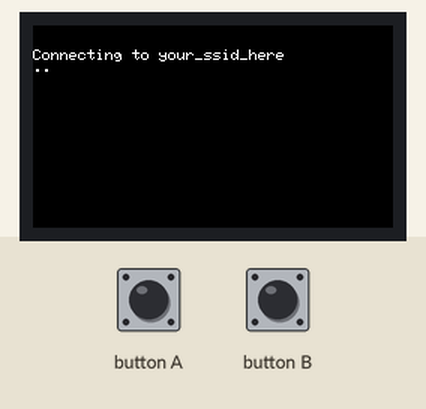
This program was run on a simulated ESP32. Parts: 240×135 colour display. WiFi joins after 1.5 s; servers stay silent unless stated; the local clock reads 2024-03-15 10:24:30 at power-on unless the program sets it.

Above: at 1.4 s.
At 1.9 s:
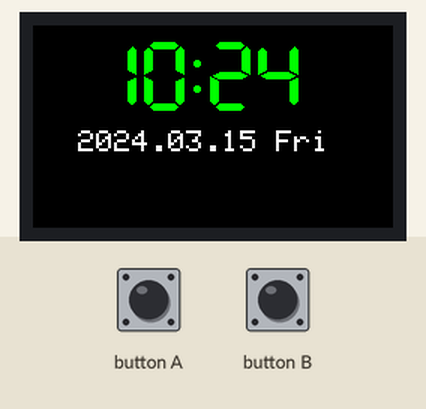
At 61.3 s:
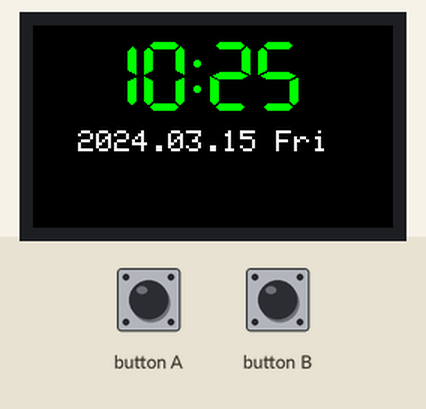
At 121.6 s:
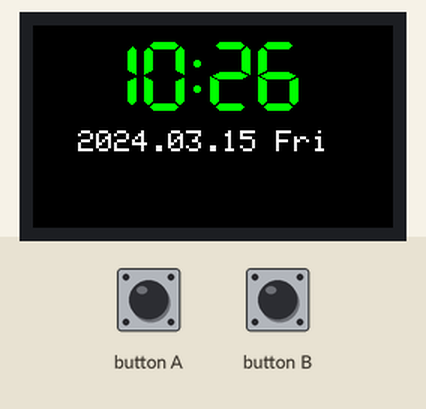

The program:

main.cpp
```cpp
// ------------------------------------------------------------
// ライブラリインクルード部 Library include section.
// ------------------------------------------------------------
#include <M5StickCPlus.h>   // M5StickC 用ライブラリ Library for M5StickC.
#include <WiFi.h>           // Wifi制御用ライブラリ Wifi control library.
#include <Preferences.h>    // 不揮発静メモリ制御ライブラリ Non-volatile static memory control library.
#include <time.h>           // 時刻制御用ライブラリ Time control library.
#include "config.h"         // 設定ファイル　Setting file.

// NTP接続情報　NTP connection information.
const char* NTPSRV          = "ntp.jst.mfeed.ad.jp";  // NTPサーバーアドレス NTP server address.
const long  GMT_OFFSET      = 9 * 3600;               // GMT-TOKYO(時差９時間）9 hours time difference.
const int   DAYLIGHT_OFFSET = 0;                      // サマータイム設定なし No daylight saving time setting

// 時刻・日付の生成　Time / date generation.
RTC_TimeTypeDef RTC_TimeStruct;                    // RTC時刻　Times of Day.
RTC_DateTypeDef RTC_DateStruct;                    // RTC日付  Date
int SMIN = 0;

// 関数プロトタイプ宣言 Function prototype declaration.
void time_sync(const char* ntpsrv, long gmt_offset, int daylight_offset);
void Clock_screen_display();

// ------------------------------------------------------------
// 時刻同期 関数　Time synchronization function.
// ------------------------------------------------------------
void time_sync(const char* ntpsrv, long gmt_offset, int daylight_offset) {

  // NTPサーバの時間とローカルの時刻を同期　Synchronize NTP server time to local time

  configTime(gmt_offset, daylight_offset, ntpsrv);// NTPの設定 Set NTP settings

  // Get local time
  struct tm timeInfo;                             // tmオブジェクトをtimeinfoとして生成 Create a tm object as timeinfo
  if (getLocalTime(&timeInfo)) {                  // timeinfoに現在時刻を格納 Get the current time in timeinfo
    // 現在時刻の格納が正常終了したら実行
    M5.Lcd.print("NTP : ");                       // LCDに表示 Show on LCD
    M5.Lcd.println(ntpsrv);                       // LCDに表示 Show on LCD

    // 時刻の取り出し
    RTC_TimeTypeDef TimeStruct;                   // 時刻格納用の構造体を生成   Create a structure for storing time
    TimeStruct.Hours   = timeInfo.tm_hour;        // 時を格納 Get hours
    TimeStruct.Minutes = timeInfo.tm_min;         // 分を格納 Get minutes
    // TimeStruct.Seconds = timeInfo.tm_sec;         // 秒を格納  Get seconds
    M5.Rtc.SetTime(&TimeStruct);                  // 時刻の書き込み Write time

    RTC_DateTypeDef DateStruct;                   // 日付格納用の構造体を生成 Create a structure for storing dates
    DateStruct.WeekDay = timeInfo.tm_wday;        // 曜日を格納 Get day of the week
    DateStruct.Month = timeInfo.tm_mon + 1;       // 月（0-11）を格納※1を足す Get month (0-11) * Add 1
    DateStruct.Date = timeInfo.tm_mday;           // 日を格納 Get day
    DateStruct.Year = timeInfo.tm_year + 1900;    // 年を格納（1900年からの経過年を取得するので1900を足す） Get elapsed years from 1900
    M5.Rtc.SetDate(&DateStruct);                  // 日付を書き込み Write date
    M5.Lcd.fillScreen(BLACK);                     // LCDを黒で塗りつぶし Fill the LCD with black
    M5.Lcd.printf("RTC %04d-%02d-%02d %02d:%02d\n",    // LCDに表示 Show on LCD
    DateStruct.Year, DateStruct.Month, DateStruct.Date,
    TimeStruct.Hours, TimeStruct.Minutes);


  }
  else {
    M5.Lcd.print("NTP Sync Error ");              // LCDに表示 Show on LCD
  }
}

// ------------------------------------------------------------
// 時計画面の表示用関数　Clock screen display function.
// ------------------------------------------------------------
void Clock_screen_display() {
  static const char *_wd[7] = {"Sun", "Mon", "Tue", "Wed", "Thr", "Fri", "Sat"}; // 曜日の定義　Definition of the day of the week.

  // 時刻・日付の取り出し　Extraction of time and date.
  M5.Rtc.GetTime(&RTC_TimeStruct);              // 時間情報の取り出し　Get time information.
  M5.Rtc.GetDate(&RTC_DateStruct);              // 日付情報の取り出し　Get date information.

  // 画面書き換え処理　Screen rewriting process.
  if (SMIN == RTC_TimeStruct.Minutes) {         // 分単位の変更がかかったかどうか確認 Check if there is a change in minutes.
    M5.Lcd.fillRect(180, 20, 190, 60, BLACK);   // 「秒」だけが変わった場合、秒表示エリアだけ書き換え Rewrite only the display area of seconds.
  } else {
    M5.Lcd.fillScreen(BLACK);                   // 「分」が変わったら画面全体を書き換え Rewrite the entire screen when the "minute" changes.
  }

  // ディスプレイに表示する時間の表示色を指定 Specify the display color of the time to be displayed on the display.
  M5.Lcd.setTextColor(GREEN);

  // 数字・文字表示部分 Number and character display part
  // 時刻表示   Time display
  M5.Lcd.setCursor(40, 10, 7);                 //x,y,font 7:48ピクセル7セグ風フォント 7: 48 pixel 7-segment style font
  M5.Lcd.setTextSize(1);
  M5.Lcd.printf("%02d:%02d", RTC_TimeStruct.Hours, RTC_TimeStruct.Minutes); // 時分を表示 Hours and minutes display

  // 日付表示
  M5.Lcd.setTextSize(2);                       // 文字サイズを2に設定 Set the character size to 2
  M5.Lcd.setTextColor(WHITE);                 //日付表示文字だけ白色の文字色にする Set the text color to white only for the date display text
  M5.Lcd.setCursor(30, 70, 1);                //x,y,font 1:Adafruit 8ピクセルASCIIフォント 1: Adafruit 8 pixel ASCII font
  M5.Lcd.printf("%d.%02d.%02d %s\n", RTC_DateStruct.Year, RTC_DateStruct.Month, RTC_DateStruct.Date, _wd[RTC_DateStruct.WeekDay]); //曜日を表示

  SMIN = RTC_TimeStruct.Minutes;              //表示した「分」を保存 Save the displayed "minute"
}

//------------------------------------------------------------
// 画面表示の向き定数の設定　Holizonal screen display definication.
//------------------------------------------------------------
int HOLIZONAL = 3;

// ------------------------------------------------------------
// Setup 関数　Setup function.
// ------------------------------------------------------------
void setup() {
      // M5StickCの初期化と動作設定　Initialization and operation settings of M5StickC.
      M5.begin(); // 開始 Start
      M5.Lcd.begin(); // LCDの初期化 Initialization of LCD
      // Wi-Fi接続 We start by connecting to a WiFi network
      M5.Lcd.println(); // LCDに出力 Output to LCD
      M5.Lcd.println();
      M5.Lcd.setRotation(HOLIZONAL); // 画面表示の向き設定 Set the screen display orientation
      M5.Lcd.print("Connecting to ");
      M5.Lcd.println(ssid);
      WiFi.begin(ssid, password); // Wi-Fi接続開始 Start Wi-Fi connection
      // Wi-Fi接続の状況を監視（WiFi.statusがWL_CONNECTEDになるまで繰り返し Check the status of the Wi-Fi connection (repeat until WiFi.status is WL_CONNECTED)
      while (WiFi.status() != WL_CONNECTED) {
        delay(500);
        M5.Lcd.print(".");
      }
      // Wi-Fi接続結果をLCDへ出力  Output Wi-Fi connection result to LCD
      M5.Lcd.println("");
      M5.Lcd.println("WiFi connected");
      M5.Lcd.println("IP address: ");
      M5.Lcd.println(WiFi.localIP());
      // 時刻同期関数
      time_sync(NTPSRV, GMT_OFFSET, DAYLIGHT_OFFSET);
}

void loop() {
    M5.update();                    // M5状態更新　M5 status update.
    Clock_screen_display();         // 時計表示　Clock display.
    delay(980);
      }
```

config-sample.h
```cpp
//----------------------------------------------------------
// 利用時にはファイル名を"config.h"に変更してください。
// Please change the file name to "config.h" when using it.
//----------------------------------------------------------
const char WIFI_SSID[] = "your_ssid_here";
const char WIFI_PASSWORD[] = "your_password_here";
const char* ssid     = WIFI_SSID;
const char* password = WIFI_PASSWORD;
```

Measured:
- what the display in image 0 shows lasts 0.6 s, from 1.3 s to 1.9 s
- what the display in image 1 shows lasts 59.3 s, from 1.9 s to 61.2 s
- what the display in image 2 shows lasts 60.3 s, from 61.2 s to 121.5 s
